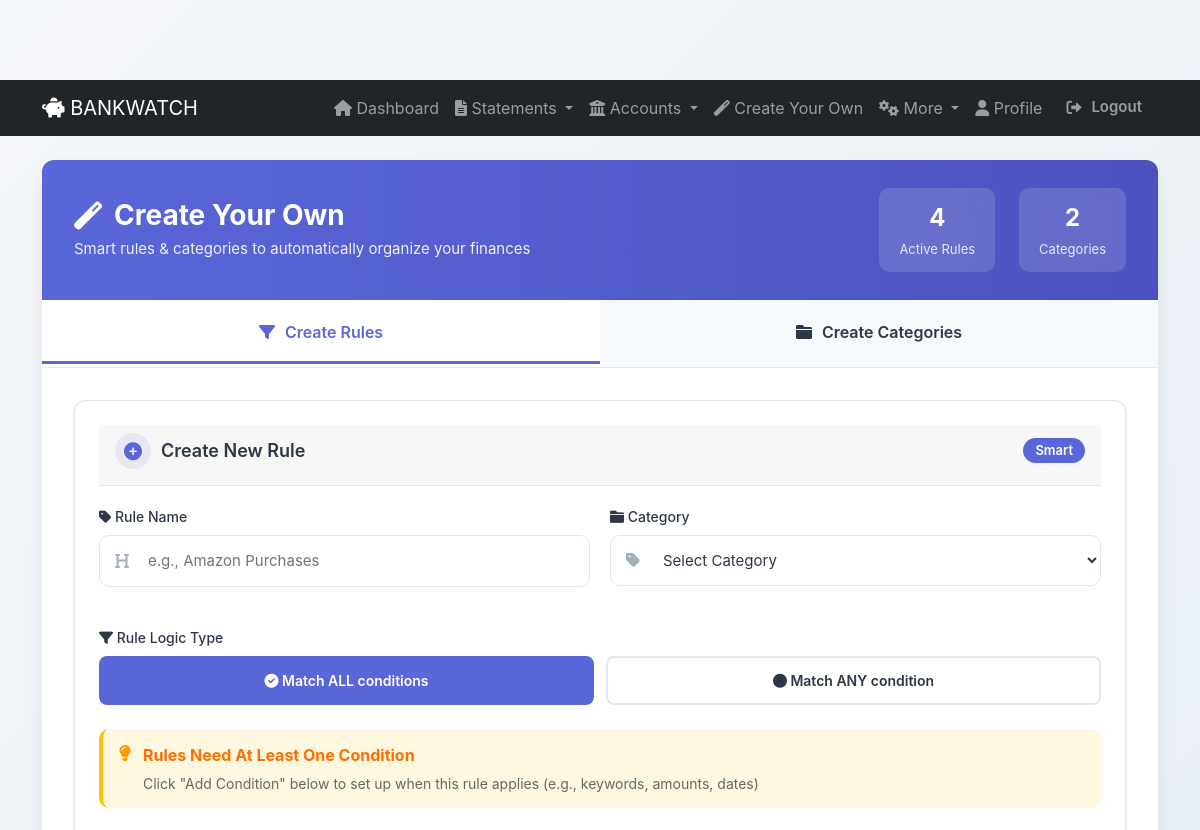
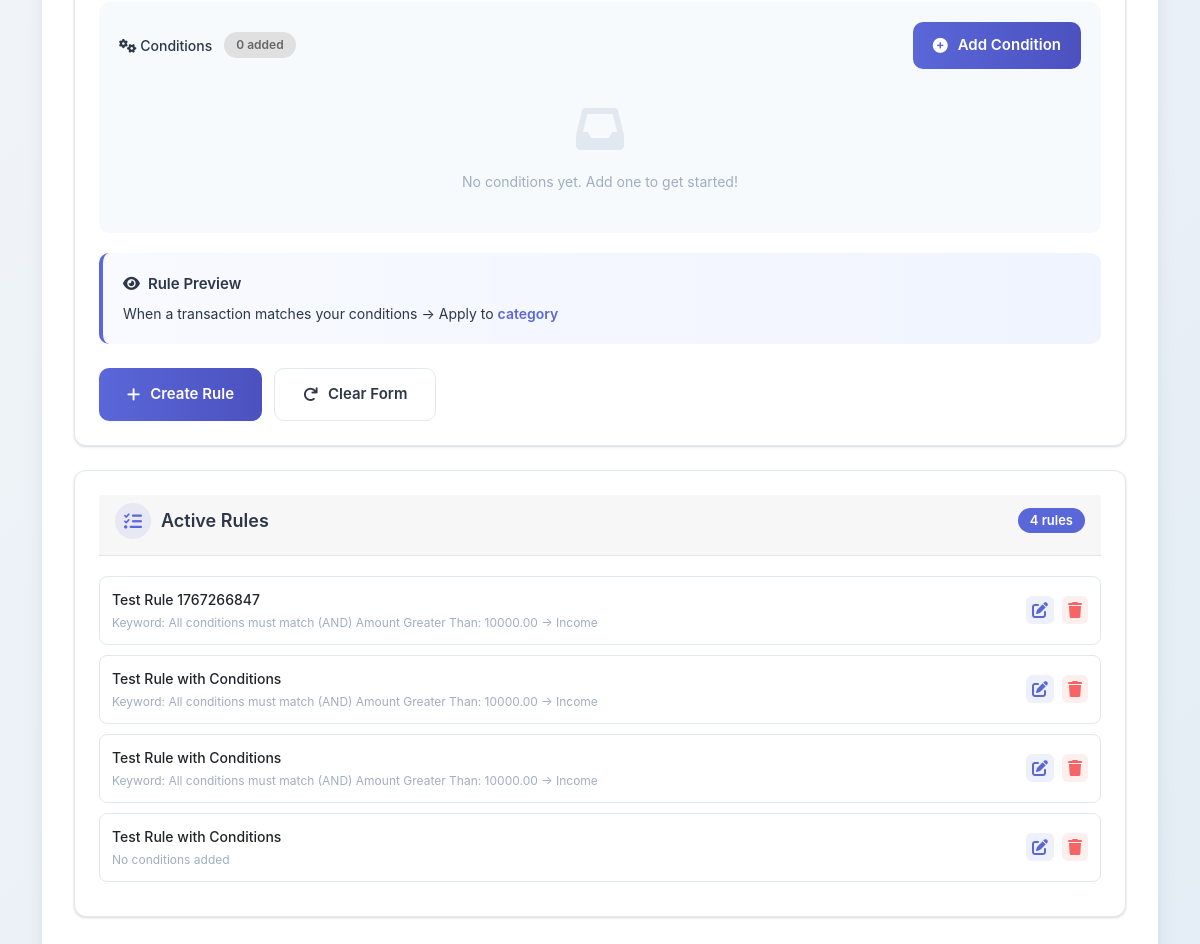
Page /analyzer/create-your-own/ (signed in) on the earlier database version (2 pictures, top to bottom).
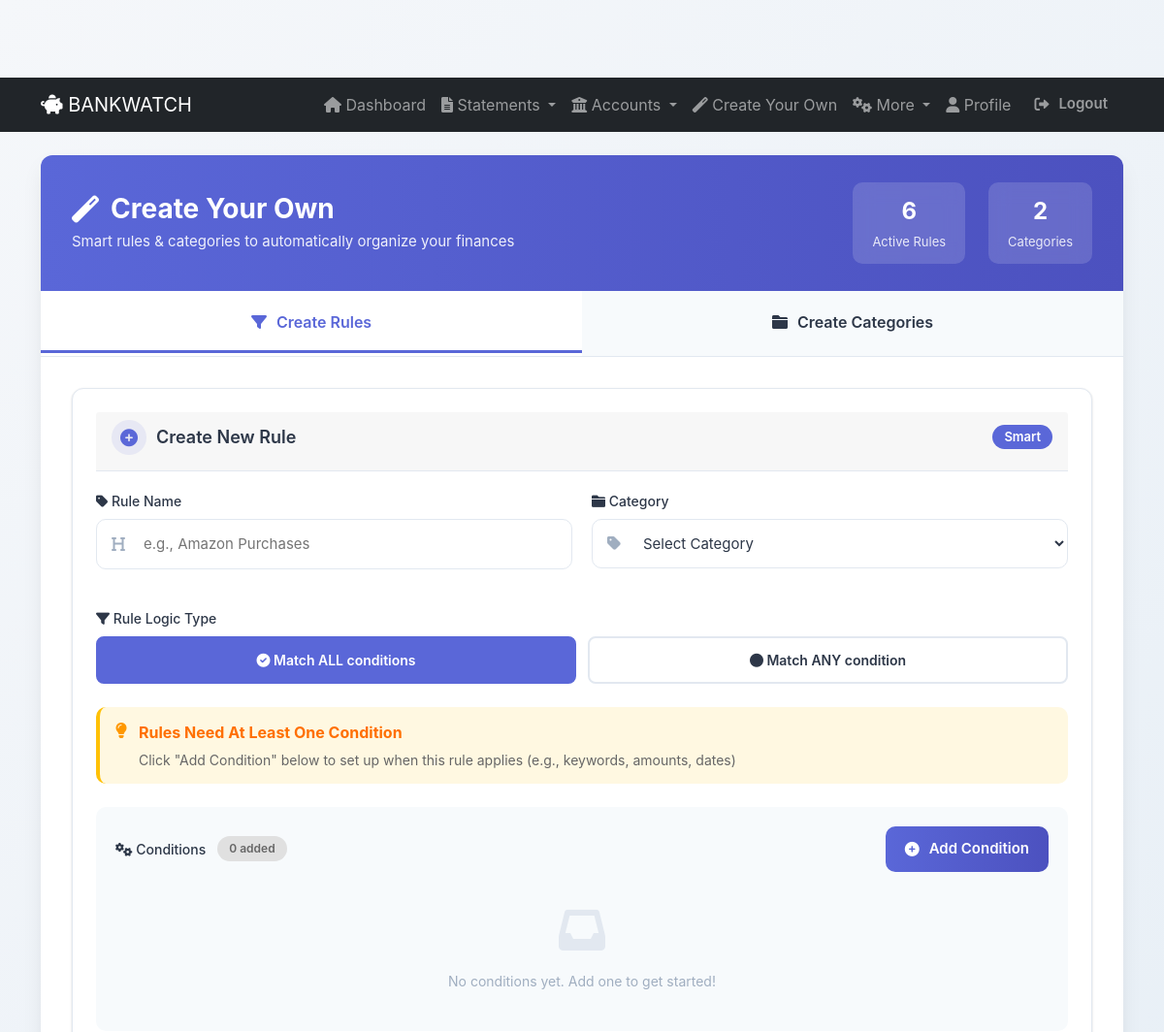
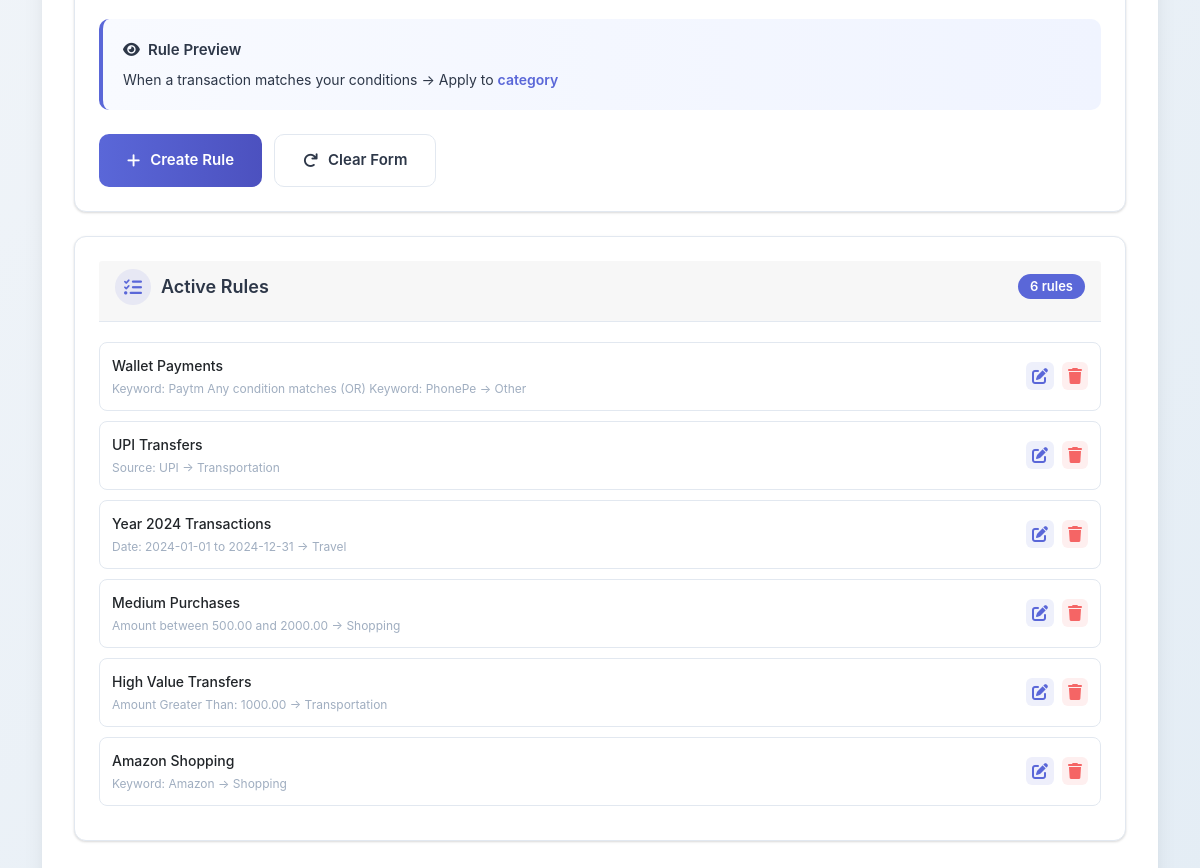
Same page on the later database version (2 pictures, top to bottom).
### analyzer/models.py (models this page shows, shortened)
class Rule(models.Model):
    user = models.ForeignKey(User, on_delete=models.CASCADE, related_name='rules')
    name = models.CharField(max_length=100)
    category = models.CharField(max_length=20, choices=Transaction.CATEGORY_CHOICES, default='OTHER')
    is_active = models.BooleanField(default=True)
    created_at = models.DateTimeField(auto_now_add=True)
    updated_at = models.DateTimeField(auto_now=True)
    RULE_TYPE_CHOICES = [
        ('AND', 'All conditions must match (AND)'),
        ('OR', 'Any condition matches (OR)'),
    ]
    rule_type = models.CharField(max_length=3, choices=RULE_TYPE_CHOICES, default='AND')

class RuleCondition(models.Model):
    rule = models.ForeignKey(Rule, on_delete=models.CASCADE, related_name='conditions')
    CONDITION_TYPE_CHOICES = [
        ('KEYWORD', 'Keyword in Description'),
        ('AMOUNT', 'Amount Range'),
        ('DATE', 'Date Range'),
        ('SOURCE', 'Transaction Source/Channel'),
    ]
    condition_type = models.CharField(max_length=20, choices=CONDITION_TYPE_CHOICES)
    keyword = models.CharField(max_length=100, blank=True)
    keyword_match_type = models.CharField(max_length=20, choices=[
        ('CONTAINS', 'Contains'),
        ('STARTS_WITH', 'Starts With'),
        ('ENDS_WITH', 'Ends With'),
        ('EXACT', 'Exact Match'),
    ], blank=True)
    amount_operator = models.CharField(max_length=20, choices=[
        ('EQUALS', 'Equals'),
        ('GREATER_THAN', 'Greater Than'),
        ('LESS_THAN', 'Less Than'),
        ('BETWEEN', 'Between'),
        ('GREATER_THAN_EQUAL', 'Greater Than or Equal'),
        ('LESS_THAN_EQUAL', 'Less Than or Equal'),
    ], blank=True)
    amount_value = models.DecimalField(max_digits=12, decimal_places=2, null=True, blank=True)
    amount_value2 = models.DecimalField(max_digits=12, decimal_places=2, null=True, blank=True)
    date_start = models.DateField(null=True, blank=True)
    date_end = models.DateField(null=True, blank=True)
    source_channel = models.CharField(max_length=50, blank=True, choices=[
        ('PAYTM', 'Paytm'),
        ('PHONEPE', 'PhonePe'),
        ('GOOGLE_PAY', 'Google Pay'),
        ('UPI', 'UPI'),
        ('DEBIT_CARD', 'Debit Card'),
        ('CREDIT_CARD', 'Credit Card'),
        ('NET_BANKING', 'Net Banking'),
        ('CHEQUE', 'Cheque'),
        ('NEFT', 'NEFT'),
        ('RTGS', 'RTGS'),
    ])
    def __str__(self):
        if self.condition_type == 'KEYWORD':
            return f"Keyword: {self.keyword}"
        elif self.condition_type == 'AMOUNT':
            if self.amount_operator == 'BETWEEN' and self.amount_value2:
                return f"Amount between {self.amount_value} and {self.amount_value2}"
            return f"Amount {self.get_amount_operator_display()}: {self.amount_value}"
        elif self.condition_type == 'DATE':
            return f"Date: {self.date_start} to {self.date_end}"
        elif self.condition_type == 'SOURCE':
            return f"Source: {self.get_source_channel_display()}"
        return f"Condition #{self.id}"

### analyzer/views.py (the view)
# urls.py: path('create-your-own/', views.create_your_own, name='create_your_own'),
@login_required
def create_your_own(request):
    rules = Rule.objects.filter(user=request.user).order_by('-created_at')
    custom_categories = CustomCategory.objects.filter(user=request.user).order_by('-created_at')
    context = {
        'total_rules': rules.count(),
        'total_categories': custom_categories.count(),
        'rules': rules,
        'custom_categories': custom_categories,
        'categories': Transaction.CATEGORY_CHOICES,
    }
    return render(request, 'analyzer/create_your_own.html', context)

### templates/analyzer/create_your_own.html (shortened to what this page needs)
{% extends "base.html" %}
{% load static %}
{% block content %}
<div class="container-main">
    <div class="header">
        <div class="header-content">
            <h2><i class="fas fa-magic"></i> Create Your Own</h2>
            <p>Smart rules & categories to automatically organize your finances</p>
        </div>
        <div class="stats">
            <div class="stat-item">
                <div class="stat-number" id="rulesCount">{{ total_rules }}</div>
                <div class="stat-label">Active Rules</div>
            </div>
            <div class="stat-item">
                <div class="stat-number" id="categoriesCount">{{ total_categories }}</div>
                <div class="stat-label">Categories</div>
            </div>
        </div>
    </div>
    <div class="tabs">
        <div class="tab active" onclick="switchTab('rules')">
            <i class="fas fa-filter"></i> Create Rules
        </div>
        <div class="tab" onclick="switchTab('categories')">
            <i class="fas fa-folder"></i> Create Categories
        </div>
    </div>
    <div id="rules" class="section active">
        <div class="card">
            <div class="card-header">
                <h4><i class="fas fa-plus-circle"></i> Create New Rule</h4>
                <span class="badge">Smart</span>
            </div>
            <form id="ruleForm" method="POST" action="{% url 'create_rule_ajax' %}">
                <div class="form-row">
                    <div class="form-group">
                        <label for="ruleName"><i class="fas fa-tag"></i> Rule Name</label>
                        <div class="input-with-icon">
                            <input type="text" id="ruleName" name="name" placeholder="e.g., Amazon Purchases" required>
                        </div>
                    </div>
                    <div class="form-group">
                        <label for="ruleCategory"><i class="fas fa-folder"></i> Category</label>
                        <div class="input-with-icon">
                            <select id="ruleCategory" name="category" required>
                                <option value="">Select Category</option>
                            </select>
                        </div>
                    </div>
                </div>
                <div class="form-group">
                    <label><i class="fas fa-filter"></i> Rule Logic Type</label>
                    <div class="logic-type-toggle">
                        <button type="button" class="logic-btn active" data-logic="AND" onclick="setLogicType('AND', this)">
                            <i class="fas fa-check-circle"></i> Match ALL conditions
                        </button>
                        <button type="button" class="logic-btn" data-logic="OR" onclick="setLogicType('OR', this)">
                            <i class="fas fa-circle"></i> Match ANY condition
                        </button>
                    </div>
                </div>
                <div style="padding: 14px 16px; background: #fff8e1; border-radius: 10px; margin-bottom: 20px; border-left: 4px solid #ffc107; display: flex; align-items: flex-start; gap: 12px;">
                    <i class="fas fa-lightbulb" style="color: #ff9800; font-size: 16px; margin-top: 2px; flex-shrink: 0;"></i>
                    <div style="flex: 1;">
                        <strong style="color: #ff6f00; display: block; margin-bottom: 6px;">Rules Need At Least One Condition</strong>
                        <small style="color: #666; display: block;">Click "Add Condition" below to set up when this rule applies (e.g., keywords, amounts, dates)</small>
                    </div>
                </div>
                <div class="conditions-container">
                    <div style="display: flex; justify-content: space-between; align-items: center; margin-bottom: 16px;">
                        <div style="display: flex; align-items: center; gap: 12px;">
                            <label style="margin: 0;"><i class="fas fa-cogs"></i> Conditions</label>
                            <span id="conditionCount" style="display: inline-block; background: #e0e0e0; color: #666; padding: 4px 12px; border-radius: 20px; font-size: 12px; font-weight: 600;">0 added</span>
                        </div>
                        <button type="button" class="btn btn-primary" style="min-width: 160px; padding: 12px 20px;" onclick="openConditionBuilder()">
                            <i class="fas fa-plus-circle"></i> Add Condition
                        </button>
                    </div>
                    <div id="conditionsDisplay" style="min-height: 80px;">
                        <div class="empty-state" style="padding: 20px 0;">
                            <i class="fas fa-inbox"></i><br>
                            <small>No conditions yet. Add one to get started!</small>
                        </div>
                    </div>
                </div>
                <div class="preview">
                    <div class="preview-title">
                        <i class="fas fa-eye"></i> Rule Preview
                    </div>
                    <div class="preview-content" id="rulePreview">
                        When a transaction matches your conditions → Apply to <span class="highlight">category</span>
                    </div>
                </div>
                <div class="button-group">
                    <button type="submit" class="btn btn-primary" id="submitRuleBtn" style="min-width: 140px;">
                        <i class="fas fa-plus"></i> Create Rule
                    </button>
                    <button type="button" class="btn btn-secondary" onclick="resetRuleForm()">
                        <i class="fas fa-redo"></i> Clear Form
                    </button>
                </div>
            </form>
        </div>
        <div class="card">
            <div class="card-header">
                <h4><i class="fas fa-list-check"></i> Active Rules</h4>
                <span class="badge" id="activeRulesCount">{{ total_rules }} rules</span>
            </div>
            <div id="rulesContainer">
                {% if rules %}
                    {% for rule in rules %}
                        <div class="rule-item" data-rule-id="{{ rule.id }}">
                            <div class="rule-details">
                                <div class="rule-name">{{ rule.name }}</div>
                                <div class="rule-condition">
                                    {% if rule.conditions.all %}
                                        {% for condition in rule.conditions.all %}
                                            <span>{{ condition }}</span>
                                            {% if not forloop.last %}<span> {{ rule.get_rule_type_display }} </span>{% endif %}
                                        {% endfor %}
                                        → {{ rule.get_category_display }}
                                    {% else %}
                                        No conditions added
                                    {% endif %}
                                </div>
                            </div>
                            <div class="rule-actions">
                                <i class="fas fa-edit" onclick="editRule({{ rule.id }})"></i>
                                <i class="fas fa-trash" onclick="deleteRule({{ rule.id }})"></i>
                            </div>
                        </div>
                    {% endfor %}
                {% else %}
                    <div class="empty-state">
                        <i class="fas fa-inbox"></i><br>
                        <small>No rules yet. Create your first rule above!</small>
                    </div>
                {% endif %}
            </div>
        </div>
    </div>
</div>
{% endblock %}

### templates/base.html (shortened to what this page needs)
<!DOCTYPE html>
<html lang="en">
<head>
    <link href="https://cdn.jsdelivr.net/npm/bootstrap@5.1.3/dist/css/bootstrap.min.css" rel="stylesheet">
    <link rel="stylesheet" href="https://cdnjs.cloudflare.com/ajax/libs/font-awesome/6.0.0/css/all.min.css">
</head>
<body>
    <nav class="navbar navbar-expand-lg navbar-dark bg-dark">
        <div class="container">
            <a class="navbar-brand" href="{% url 'home' %}">
                <i class="fas fa-piggy-bank"></i> BANKWATCH
            </a>
            <div class="collapse navbar-collapse" id="navbarNav">
                <ul class="navbar-nav ms-auto">
                    {% if user.is_authenticated %}
                        <li class="nav-item">
                            <a class="nav-link" href="{% url 'dashboard' %}">
                                <i class="fas fa-home"></i> Dashboard
                            </a>
                        </li>
                        <li class="nav-item dropdown">
                            <a class="nav-link dropdown-toggle" href="#" id="statementsDropdown" role="button" data-bs-toggle="dropdown">
                                <i class="fas fa-file-alt"></i> Statements
                            </a>
                        </li>
                        <li class="nav-item dropdown">
                            <a class="nav-link dropdown-toggle" href="#" id="accountsDropdown" role="button" data-bs-toggle="dropdown">
                                <i class="fas fa-bank"></i> Accounts
                            </a>
                        </li>
                        <li class="nav-item">
                            <a class="nav-link" href="{% url 'create_your_own' %}">
                                <i class="fas fa-magic"></i> Create Your Own
                            </a>
                        </li>
                        <li class="nav-item dropdown">
                            <a class="nav-link dropdown-toggle" href="#" id="rulesDropdown" role="button" data-bs-toggle="dropdown">
                                <i class="fas fa-cogs"></i> More
                            </a>
                        </li>
                        <li class="nav-item">
                            <a class="nav-link" href="{% url 'profile' %}">
                                <i class="fas fa-user"></i> Profile
                            </a>
                        </li>
                        <li class="nav-item">
                            <form method="post" action="{% url 'logout' %}" class="d-inline">
                                <button type="submit" class="nav-link btn btn-link" style="border: none; background: none; color: rgba(255,255,255,.55); padding: 8px 16px;">
                                    <i class="fas fa-sign-out-alt"></i> Logout
                                </button>
                            </form>
                        </li>
                    {% endif %}
                </ul>
            </div>
        </div>
    </nav>
    <main class="container mt-4">
        {% block content %}
        {% endblock %}
    </main>
</body>
</html>

Differences in the rows shown:
removed Rule: name "Test Rule 1767266847", rule_type "All conditions must match (AND)", category "Income"
removed RuleCondition: condition_type+keyword "Keyword:", shown under "Test Rule 1767266847"
removed RuleCondition: condition_type+amount_operator+amount_value "Amount Greater Than: 10000.00", shown under "Test Rule 1767266847"
removed Rule: name "Test Rule with Conditions", rule_type "All conditions must match (AND)", category "Income"
removed RuleCondition: condition_type+keyword "Keyword:", shown under "Test Rule with Conditions"
removed RuleCondition: condition_type+amount_operator+amount_value "Amount Greater Than: 10000.00", shown under "Test Rule with Conditions"
removed Rule: name "Test Rule with Conditions", rule_type "All conditions must match (AND)", category "Income"
removed RuleCondition: condition_type+keyword "Keyword:", shown under "Test Rule with Conditions"
removed RuleCondition: condition_type+amount_operator+amount_value "Amount Greater Than: 10000.00", shown under "Test Rule with Conditions"
removed Rule: name "Test Rule with Conditions", shows "No conditions added"
added Rule: name "Wallet Payments", rule_type "Any condition matches (OR)", category "Other"
added RuleCondition: condition_type+keyword "Keyword: Paytm", shown under "Wallet Payments"
added RuleCondition: condition_type+keyword "Keyword: PhonePe", shown under "Wallet Payments"
added Rule: name "UPI Transfers", category "Transportation"
added RuleCondition: condition_type+source_channel "Source: UPI", shown under "UPI Transfers"
added Rule: name "Year 2024 Transactions", category "Travel"
added RuleCondition: condition_type+date_start+date_end "Date: 2024-01-01 to 2024-12-31", shown under "Year 2024 Transactions"
added Rule: name "Medium Purchases", category "Shopping"
added RuleCondition: condition_type+amount_operator+amount_value2 "Amount between 500.00 and 2000.00", shown under "Medium Purchases"
added Rule: name "High Value Transfers", category "Transportation"
added RuleCondition: condition_type+amount_operator+amount_value "Amount Greater Than: 1000.00", shown under "High Value Transfers"
added Rule: name "Amazon Shopping", category "Shopping"
added RuleCondition: condition_type+keyword "Keyword: Amazon", shown under "Amazon Shopping"
Other differences:
{{ total_rules }}: "4" → "6"
